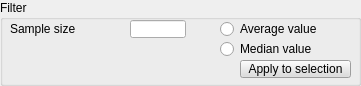
  <widget class="QGroupBox" name="groupBox_2">
   <property name="geometry">
    <rect>
     <x>10</x>
     <y>100</y>
     <width>361</width>
     <height>86</height>
    </rect>
   </property>
   <property name="title">
    <string>Filter</string>
   </property>
   <property name="flat">
    <bool>true</bool>
   </property>
   <widget class="QRadioButton" name="qqAverage">
    <property name="geometry">
     <rect>
      <x>220</x>
      <y>20</y>
      <width>151</width>
      <height>18</height>
     </rect>
    </property>
    <property name="focusPolicy">
     <enum>Qt::StrongFocus</enum>
    </property>
    <property name="text">
     <string>Average value</string>
    </property>
    <property name="autoExclusive">
     <bool>false</bool>
    </property>
   </widget>
   <widget class="QRadioButton" name="qqMedian">
    <property name="geometry">
     <rect>
      <x>220</x>
      <y>40</y>
      <width>151</width>
      <height>18</height>
     </rect>
    </property>
    <property name="focusPolicy">
     <enum>Qt::StrongFocus</enum>
    </property>
    <property name="text">
     <string>Median value</string>
    </property>
    <property name="autoExclusive">
     <bool>false</bool>
    </property>
   </widget>
   <widget class="QLineEdit" name="qqSampleSize">
    <property name="geometry">
     <rect>
      <x>130</x>
      <y>20</y>
      <width>56</width>
      <height>18</height>
     </rect>
    </property>
   </widget>
   <widget class="QLabel" name="label_2">
    <property name="geometry">
     <rect>
      <x>10</x>
      <y>20</y>
      <width>91</width>
      <height>18</height>
     </rect>
    </property>
    <property name="text">
     <string>Sample size</string>
    </property>
   </widget>
   <widget class="QToolButton" name="qqApplyFilter">
    <property name="geometry">
     <rect>
      <x>240</x>
      <y>60</y>
      <width>111</width>
      <height>18</height>
     </rect>
    </property>
    <property name="palette">
     <palette>
      <active>
       <colorrole role="WindowText">
        <brush brushstyle="SolidPattern">
         <color alpha="255">
          <red>0</red>
          <green>0</green>
          <blue>0</blue>
         </color>
        </brush>
       </colorrole>
       <colorrole role="Button">
        <brush brushstyle="SolidPattern">
         <color alpha="255">
          <red>220</red>
          <green>220</green>
          <blue>220</blue>
         </color>
        </brush>
       </colorrole>
       <colorrole role="Light">
        <brush brushstyle="SolidPattern">
         <color alpha="255">
          <red>255</red>
          <green>255</green>
          <blue>255</blue>
         </color>
        </brush>
       </colorrole>
       <colorrole role="Midlight">
        <brush brushstyle="SolidPattern">
         <color alpha="255">
          <red>237</red>
          <green>237</green>
          <blue>237</blue>
         </color>
        </brush>
       </colorrole>
       <colorrole role="Dark">
        <brush brushstyle="SolidPattern">
         <color alpha="255">
          <red>110</red>
          <green>110</green>
          <blue>110</blue>
         </color>
        </brush>
       </colorrole>
       <colorrole role="Mid">
        <brush brushstyle="SolidPattern">
         <color alpha="255">
          <red>147</red>
          <green>147</green>
          <blue>147</blue>
         </color>
        </brush>
       </colorrole>
       <colorrole role="Text">
        <brush brushstyle="SolidPattern">
         <color alpha="255">
          <red>0</red>
          <green>0</green>
          <blue>0</blue>
         </color>
        </brush>
       </colorrole>
       <colorrole role="BrightText">
        <brush brushstyle="SolidPattern">
         <color alpha="255">
          <red>255</red>
          <green>255</green>
          <blue>255</blue>
         </color>
        </brush>
       </colorrole>
       <colorrole role="ButtonText">
        <brush brushstyle="SolidPattern">
         <color alpha="255">
          <red>0</red>
          <green>0</green>
          <blue>0</blue>
         </color>
        </brush>
       </colorrole>
       <colorrole role="Base">
        <brush brushstyle="SolidPattern">
         <color alpha="255">
          <red>255</red>
          <green>255</green>
          <blue>255</blue>
         </color>
        </brush>
       </colorrole>
       <colorrole role="Window">
        <brush brushstyle="SolidPattern">
         <color alpha="255">
          <red>220</red>
          <green>220</green>
          <blue>220</blue>
         </color>
        </brush>
       </colorrole>
       <colorrole role="Shadow">
        <brush brushstyle="SolidPattern">
         <color alpha="255">
          <red>0</red>
          <green>0</green>
          <blue>0</blue>
         </color>
        </brush>
       </colorrole>
       <colorrole role="AlternateBase">
        <brush brushstyle="SolidPattern">
         <color alpha="255">
          <red>237</red>
          <green>237</green>
          <blue>237</blue>
         </color>
        </brush>
       </colorrole>
       <colorrole role="ToolTipBase">
        <brush brushstyle="SolidPattern">
         <color alpha="255">
          <red>255</red>
          <green>255</green>
          <blue>220</blue>
         </color>
        </brush>
       </colorrole>
       <colorrole role="ToolTipText">
        <brush brushstyle="SolidPattern">
         <color alpha="255">
          <red>0</red>
          <green>0</green>
          <blue>0</blue>
         </color>
        </brush>
       </colorrole>
      </active>
      <inactive>
       <colorrole role="WindowText">
        <brush brushstyle="SolidPattern">
         <color alpha="255">
          <red>0</red>
          <green>0</green>
          <blue>0</blue>
         </color>
        </brush>
       </colorrole>
       <colorrole role="Button">
        <brush brushstyle="SolidPattern">
         <color alpha="255">
          <red>220</red>
          <green>220</green>
          <blue>220</blue>
         </color>
        </brush>
       </colorrole>
       <colorrole role="Light">
        <brush brushstyle="SolidPattern">
         <color alpha="255">
          <red>255</red>
          <green>255</green>
          <blue>255</blue>
         </color>
        </brush>
       </colorrole>
       <colorrole role="Midlight">
        <brush brushstyle="SolidPattern">
         <color alpha="255">
          <red>237</red>
          <green>237</green>
          <blue>237</blue>
         </color>
        </brush>
       </colorrole>
       <colorrole role="Dark">
        <brush brushstyle="SolidPattern">
         <color alpha="255">
          <red>110</red>
          <green>110</green>
          <blue>110</blue>
         </color>
        </brush>
       </colorrole>
       <colorrole role="Mid">
        <brush brushstyle="SolidPattern">
         <color alpha="255">
          <red>147</red>
          <green>147</green>
          <blue>147</blue>
         </color>
        </brush>
       </colorrole>
       <colorrole role="Text">
        <brush brushstyle="SolidPattern">
         <color alpha="255">
          <red>0</red>
          <green>0</green>
          <blue>0</blue>
         </color>
        </brush>
       </colorrole>
       <colorrole role="BrightText">
        <brush brushstyle="SolidPattern">
         <color alpha="255">
          <red>255</red>
          <green>255</green>
          <blue>255</blue>
         </color>
        </brush>
       </colorrole>
       <colorrole role="ButtonText">
        <brush brushstyle="SolidPattern">
         <color alpha="255">
          <red>0</red>
          <green>0</green>
          <blue>0</blue>
         </color>
        </brush>
       </colorrole>
       <colorrole role="Base">
        <brush brushstyle="SolidPattern">
         <color alpha="255">
          <red>255</red>
          <green>255</green>
          <blue>255</blue>
         </color>
        </brush>
       </colorrole>
       <colorrole role="Window">
        <brush brushstyle="SolidPattern">
         <color alpha="255">
          <red>220</red>
          <green>220</green>
          <blue>220</blue>
         </color>
        </brush>
       </colorrole>
       <colorrole role="Shadow">
        <brush brushstyle="SolidPattern">
         <color alpha="255">
          <red>0</red>
          <green>0</green>
          <blue>0</blue>
         </color>
        </brush>
       </colorrole>
       <colorrole role="AlternateBase">
        <brush brushstyle="SolidPattern">
         <color alpha="255">
          <red>237</red>
          <green>237</green>
          <blue>237</blue>
         </color>
        </brush>
       </colorrole>
       <colorrole role="ToolTipBase">
        <brush brushstyle="SolidPattern">
         <color alpha="255">
          <red>255</red>
          <green>255</green>
          <blue>220</blue>
         </color>
        </brush>
       </colorrole>
       <colorrole role="ToolTipText">
        <brush brushstyle="SolidPattern">
         <color alpha="255">
          <red>0</red>
          <green>0</green>
          <blue>0</blue>
         </color>
        </brush>
       </colorrole>
      </inactive>
      <disabled>
       <colorrole role="WindowText">
        <brush brushstyle="SolidPattern">
         <color alpha="255">
          <red>110</red>
          <green>110</green>
          <blue>110</blue>
         </color>
        </brush>
       </colorrole>
       <colorrole role="Button">
        <brush brushstyle="SolidPattern">
         <color alpha="255">
          <red>220</red>
          <green>220</green>
          <blue>220</blue>
         </color>
        </brush>
       </colorrole>
       <colorrole role="Light">
        <brush brushstyle="SolidPattern">
         <color alpha="255">
          <red>255</red>
          <green>255</green>
          <blue>255</blue>
         </color>
        </brush>
       </colorrole>
       <colorrole role="Midlight">
        <brush brushstyle="SolidPattern">
         <color alpha="255">
          <red>237</red>
          <green>237</green>
          <blue>237</blue>
         </color>
        </brush>
       </colorrole>
       <colorrole role="Dark">
        <brush brushstyle="SolidPattern">
         <color alpha="255">
          <red>110</red>
          <green>110</green>
          <blue>110</blue>
         </color>
        </brush>
       </colorrole>
       <colorrole role="Mid">
        <brush brushstyle="SolidPattern">
         <color alpha="255">
          <red>147</red>
          <green>147</green>
          <blue>147</blue>
         </color>
        </brush>
       </colorrole>
       <colorrole role="Text">
        <brush brushstyle="SolidPattern">
         <color alpha="255">
          <red>110</red>
          <green>110</green>
          <blue>110</blue>
         </color>
        </brush>
       </colorrole>
       <colorrole role="BrightText">
        <brush brushstyle="SolidPattern">
         <color alpha="255">
          <red>255</red>
          <green>255</green>
          <blue>255</blue>
         </color>
        </brush>
       </colorrole>
       <colorrole role="ButtonText">
        <brush brushstyle="SolidPattern">
         <color alpha="255">
          <red>110</red>
          <green>110</green>
          <blue>110</blue>
         </color>
        </brush>
       </colorrole>
       <colorrole role="Base">
        <brush brushstyle="SolidPattern">
         <color alpha="255">
          <red>220</red>
          <green>220</green>
          <blue>220</blue>
         </color>
        </brush>
       </colorrole>
       <colorrole role="Window">
        <brush brushstyle="SolidPattern">
         <color alpha="255">
          <red>220</red>
          <green>220</green>
          <blue>220</blue>
         </color>
        </brush>
       </colorrole>
       <colorrole role="Shadow">
        <brush brushstyle="SolidPattern">
         <color alpha="255">
          <red>0</red>
          <green>0</green>
          <blue>0</blue>
         </color>
        </brush>
       </colorrole>
       <colorrole role="AlternateBase">
        <brush brushstyle="SolidPattern">
         <color alpha="255">
          <red>220</red>
          <green>220</green>
          <blue>220</blue>
         </color>
        </brush>
       </colorrole>
       <colorrole role="ToolTipBase">
        <brush brushstyle="SolidPattern">
         <color alpha="255">
          <red>255</red>
          <green>255</green>
          <blue>220</blue>
         </color>
        </brush>
       </colorrole>
       <colorrole role="ToolTipText">
        <brush brushstyle="SolidPattern">
         <color alpha="255">
          <red>0</red>
          <green>0</green>
          <blue>0</blue>
         </color>
        </brush>
       </colorrole>
      </disabled>
     </palette>
    </property>
    <property name="focusPolicy">
     <enum>Qt::StrongFocus</enum>
    </property>
    <property name="text">
     <string>Apply to selection</string>
    </property>
   </widget>
  </widget>
